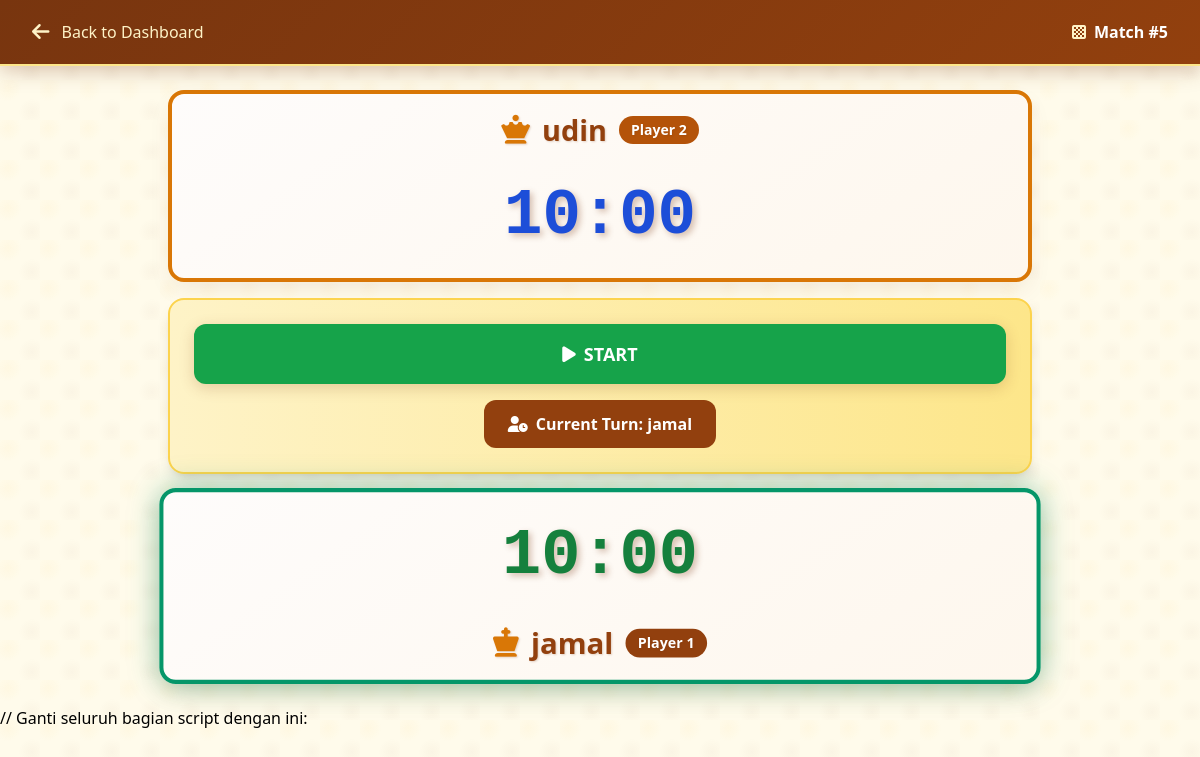
Page /match/5 (signed in) on the committed database.
### models.py (models this page shows, shortened)
class Match(db.Model):
    id = db.Column(db.Integer, primary_key=True)
    player1_id = db.Column(db.Integer, db.ForeignKey('user.id'), nullable=False)
    player2_id = db.Column(db.Integer, db.ForeignKey('user.id'), nullable=False)
    date_created = db.Column(db.DateTime, default=datetime.now)
    status = db.Column(db.String(20), default='waiting')  # waiting, active, paused, finished
    time_control = db.Column(db.String(20), default='rapid')  # rapid, blitz, bullet, custom
    initial_time = db.Column(db.Integer, default=600)  # dalam detik
    increment = db.Column(db.Integer, default=10)  # increment per move dalam detik
    player1 = db.relationship('User', foreign_keys=[player1_id])
    player2 = db.relationship('User', foreign_keys=[player2_id])
    TIME_CONTROLS = {
        'bullet': {'initial': 60, 'increment': 1, 'display': '1+1'},       # 1 menit + 1 detik
        'blitz': {'initial': 300, 'increment': 3, 'display': '5+3'},      # 5 menit + 3 detik
        'rapid': {'initial': 600, 'increment': 10, 'display': '10+10'},   # 10 menit + 10 detik
        'classical': {'initial': 1800, 'increment': 30, 'display': '30+30'} # 30 menit + 30 detik
    }

class User(db.Model, UserMixin):
    id = db.Column(db.Integer, primary_key=True)
    username = db.Column(db.String(50), unique=True, nullable=False)
    password_hash = db.Column(db.String(128), nullable=False)
    role = db.Column(db.String(10), nullable=False)  # 'admin' atau 'player'

### routes.py (the view)
    @app.route('/match/<int:match_id>')
    @login_required
    def match_detail(match_id):
        match = Match.query.get_or_404(match_id)
        if current_user.role != 'admin' and current_user.id not in [match.player1_id, match.player2_id]:
            flash('Anda tidak memiliki akses ke pertandingan ini', 'danger')
            return redirect(url_for('player_dashboard'))
        session = GameSession.query.filter_by(match_id=match_id).first()
        if not session:
            session = GameSession(match_id=match_id, current_player=1)
            db.session.add(session)
            db.session.commit()
        if current_user.role == 'admin':
            return render_template('match_detail_admin.html', match=match, session=session)
        else:
            return render_template('match_detail_player.html', match=match, session=session)

### templates/match_detail_player.html (shortened to what this page needs)
<!DOCTYPE html>
<html lang="en">
<head>
    <script src="https://cdn.tailwindcss.com"></script>
    <link href="https://cdnjs.cloudflare.com/ajax/libs/font-awesome/6.0.0/css/all.min.css" rel="stylesheet">
</head>
<body class="min-h-screen bg-amber-50 chess-board-pattern pattern-overlay">
    <nav class="navbar-elegant border-b-2 border-amber-200">
        <div class="max-w-7xl mx-auto px-4 sm:px-6 lg:px-8">
            <div class="flex justify-between items-center h-16">
                <div class="flex items-center">
                    <a href="{{ url_for('player_dashboard') }}" class="flex items-center text-amber-100 hover:text-white transition-colors duration-200">
                        <i class="fas fa-arrow-left text-xl mr-3"></i>
                        <span class="font-medium">Back to Dashboard</span>
                    </a>
                </div>
                <div class="flex items-center">
                    <i class="fas fa-chess-board text-amber-100 mr-2"></i>
                    <span class="text-white font-bold">Match #{{ match.id }}</span>
                </div>
            </div>
        </div>
    </nav>
    <div class="max-w-4xl mx-auto px-4 py-6">
        <div class="mb-4">
            <div class="timer-card h-48 rounded-2xl cursor-pointer" id="player2-card" onclick="switchToPlayer(1)">
                <div class="h-full flex flex-col justify-center items-center text-center p-6">
                    <div class="player-name text-amber-800 mb-4 flex items-center">
                        <i class="fas fa-chess-queen text-amber-600 mr-3"></i>
                        {{ match.player2.username }}
                        <span class="ml-3 bg-amber-700 text-white px-3 py-1 rounded-full text-sm font-bold">Player 2</span>
                    </div>
                    <div class="timer-display text-blue-700" id="player2-time">10:00</div>
                </div>
            </div>
        </div>
        <div class="mb-4">
            <div class="bg-gradient-to-r from-amber-100 to-amber-200 rounded-2xl p-6 border-2 border-amber-300 shadow-lg">
                <div class="grid grid-cols-1 gap-4 mb-4">
                    <button class="control-btn bg-green-600 hover:bg-green-700 text-white py-4 px-6 rounded-xl font-bold text-lg" id="start-btn" onclick="startTimer()">
                        <i class="fas fa-play mr-2"></i>START
                    </button>
                </div>
                <div class="text-center">
                    <div class="bg-amber-800 text-white rounded-xl px-6 py-3 inline-flex items-center">
                        <i class="fas fa-user-clock mr-2"></i>
                        <span class="font-bold">Current Turn: <span id="current-turn">{{ match.player1.username }}</span></span>
                    </div>
                </div>
            </div>
        </div>
        <div>
            <div class="timer-card active h-48 rounded-2xl cursor-pointer" id="player1-card" onclick="switchToPlayer(2)">
                <div class="h-full flex flex-col justify-center items-center text-center p-6">
                    <div class="timer-display text-green-700" id="player1-time">10:00</div>
                    <div class="player-name text-amber-800 mt-4 flex items-center">
                        <i class="fas fa-chess-king text-amber-600 mr-3"></i>
                        {{ match.player1.username }}
                        <span class="ml-3 bg-amber-800 text-white px-3 py-1 rounded-full text-sm font-bold">Player 1</span>
                    </div>
                </div>
            </div>
        </div>
    </div>
    // Ganti seluruh bagian script dengan ini:
</body>
</html>

### templates/match_detail_player.html (style rules this page uses)
.chess-board-pattern { background-image: repeating-conic-gradient(#fef7ed 0% 25%, #fed7aa 25% 50%); background-size: 40px 40px; }
.timer-card { background: linear-gradient(145deg, #fefcfb, #fef7ed); border: 4px solid #d97706; transition: all 0.3s ease; box-shadow: 0 10px 25px -5px rgba(120, 53, 15, 0.1); }
.timer-card.active { border-color: #059669; box-shadow: 0 0 30px rgba(5, 150, 105, 0.4), 0 10px 25px -5px rgba(120, 53, 15, 0.2); transform: scale(1.02); }
.timer-display { font-size: 4rem; font-weight: 900; font-family: 'Courier New', monospace; text-shadow: 3px 3px 6px rgba(120, 53, 15, 0.3); }
.player-name { font-size: 1.8rem; font-weight: bold; text-shadow: 1px 1px 2px rgba(120, 53, 15, 0.2); }
.control-btn { transition: all 0.3s ease; box-shadow: 0 4px 15px rgba(120, 53, 15, 0.2); }
.navbar-elegant { background: linear-gradient(135deg, #78350f, #92400e); backdrop-filter: blur(10px); box-shadow: 0 4px 20px rgba(120, 53, 15, 0.3); }
.pattern-overlay { background-image: radial-gradient(circle at 20% 20%, rgba(251, 191, 36, 0.05) 0%, transparent 30%), radial-gradient(circle at 80% 80%, rgba(120, 53, 15, 0.03) 0%, transparent 30%); }

### rows in the picture
Match: id "5"
User: player2.username "udin"
User: player1.username "jamal"
